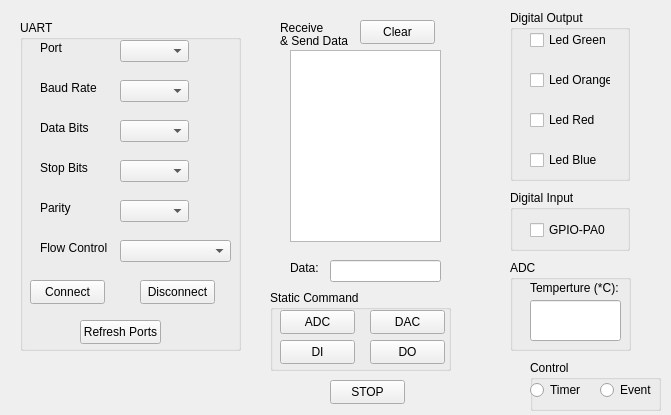
<?xml version="1.0" encoding="UTF-8"?>
<ui version="4.0">
 <class>Widget</class>
 <widget class="QWidget" name="Widget">
  <property name="geometry">
   <rect>
    <x>0</x>
    <y>0</y>
    <width>671</width>
    <height>415</height>
   </rect>
  </property>
  <property name="windowTitle">
   <string>Widget</string>
  </property>
  <widget class="QTextBrowser" name="textBrowser">
   <property name="geometry">
    <rect>
     <x>290</x>
     <y>50</y>
     <width>151</width>
     <height>192</height>
    </rect>
   </property>
  </widget>
  <widget class="QLineEdit" name="lineEdit_2">
   <property name="geometry">
    <rect>
     <x>330</x>
     <y>260</y>
     <width>111</width>
     <height>22</height>
    </rect>
   </property>
  </widget>
  <widget class="QPushButton" name="pushButton_5">
   <property name="geometry">
    <rect>
     <x>360</x>
     <y>20</y>
     <width>75</width>
     <height>24</height>
    </rect>
   </property>
   <property name="text">
    <string>Clear</string>
   </property>
  </widget>
  <widget class="QPushButton" name="pushButton_10">
   <property name="geometry">
    <rect>
     <x>330</x>
     <y>380</y>
     <width>75</width>
     <height>24</height>
    </rect>
   </property>
   <property name="text">
    <string>STOP</string>
   </property>
  </widget>
  <widget class="QGroupBox" name="groupBox">
   <property name="geometry">
    <rect>
     <x>20</x>
     <y>20</y>
     <width>221</width>
     <height>331</height>
    </rect>
   </property>
   <property name="title">
    <string>UART</string>
   </property>
   <widget class="QLabel" name="label">
    <property name="geometry">
     <rect>
      <x>20</x>
      <y>20</y>
      <width>49</width>
      <height>16</height>
     </rect>
    </property>
    <property name="text">
     <string>Port</string>
    </property>
   </widget>
   <widget class="QLabel" name="label_4">
    <property name="geometry">
     <rect>
      <x>20</x>
      <y>140</y>
      <width>49</width>
      <height>16</height>
     </rect>
    </property>
    <property name="text">
     <string>Stop Bits</string>
    </property>
   </widget>
   <widget class="QComboBox" name="comboBox_3">
    <property name="geometry">
     <rect>
      <x>100</x>
      <y>100</y>
      <width>69</width>
      <height>22</height>
     </rect>
    </property>
   </widget>
   <widget class="QLabel" name="label_5">
    <property name="geometry">
     <rect>
      <x>20</x>
      <y>180</y>
      <width>49</width>
      <height>16</height>
     </rect>
    </property>
    <property name="text">
     <string>Parity</string>
    </property>
   </widget>
   <widget class="QComboBox" name="comboBox_2">
    <property name="geometry">
     <rect>
      <x>100</x>
      <y>60</y>
      <width>69</width>
      <height>22</height>
     </rect>
    </property>
   </widget>
   <widget class="QComboBox" name="comboBox_6">
    <property name="geometry">
     <rect>
      <x>100</x>
      <y>220</y>
      <width>111</width>
      <height>22</height>
     </rect>
    </property>
   </widget>
   <widget class="QComboBox" name="comboBox_4">
    <property name="geometry">
     <rect>
      <x>100</x>
      <y>140</y>
      <width>69</width>
      <height>22</height>
     </rect>
    </property>
   </widget>
   <widget class="QLabel" name="label_3">
    <property name="geometry">
     <rect>
      <x>20</x>
      <y>100</y>
      <width>61</width>
      <height>16</height>
     </rect>
    </property>
    <property name="text">
     <string>Data Bits</string>
    </property>
   </widget>
   <widget class="QLabel" name="label_2">
    <property name="geometry">
     <rect>
      <x>20</x>
      <y>60</y>
      <width>61</width>
      <height>16</height>
     </rect>
    </property>
    <property name="text">
     <string>Baud Rate</string>
    </property>
   </widget>
   <widget class="QComboBox" name="comboBox_5">
    <property name="geometry">
     <rect>
      <x>100</x>
      <y>180</y>
      <width>69</width>
      <height>22</height>
     </rect>
    </property>
   </widget>
   <widget class="QComboBox" name="comboBox">
    <property name="geometry">
     <rect>
      <x>100</x>
      <y>20</y>
      <width>69</width>
      <height>22</height>
     </rect>
    </property>
   </widget>
   <widget class="QLabel" name="label_6">
    <property name="geometry">
     <rect>
      <x>20</x>
      <y>220</y>
      <width>81</width>
      <height>16</height>
     </rect>
    </property>
    <property name="text">
     <string>Flow Control</string>
    </property>
   </widget>
   <widget class="QPushButton" name="pushButton_4">
    <property name="geometry">
     <rect>
      <x>60</x>
      <y>300</y>
      <width>81</width>
      <height>24</height>
     </rect>
    </property>
    <property name="text">
     <string>Refresh Ports</string>
    </property>
   </widget>
   <widget class="QPushButton" name="pushButton_3">
    <property name="geometry">
     <rect>
      <x>120</x>
      <y>260</y>
      <width>75</width>
      <height>24</height>
     </rect>
    </property>
    <property name="text">
     <string>Disconnect</string>
    </property>
   </widget>
   <widget class="QPushButton" name="pushButton_2">
    <property name="geometry">
     <rect>
      <x>10</x>
      <y>260</y>
      <width>75</width>
      <height>24</height>
     </rect>
    </property>
    <property name="text">
     <string>Connect</string>
    </property>
   </widget>
  </widget>
  <widget class="QLabel" name="label_14">
   <property name="geometry">
    <rect>
     <x>290</x>
     <y>260</y>
     <width>31</width>
     <height>16</height>
    </rect>
   </property>
   <property name="text">
    <string>Data:</string>
   </property>
  </widget>
  <widget class="QGroupBox" name="groupBox_2">
   <property name="geometry">
    <rect>
     <x>510</x>
     <y>10</y>
     <width>120</width>
     <height>171</height>
    </rect>
   </property>
   <property name="title">
    <string>Digital Output</string>
   </property>
   <widget class="QCheckBox" name="checkBox_Blue">
    <property name="geometry">
     <rect>
      <x>20</x>
      <y>140</y>
      <width>76</width>
      <height>20</height>
     </rect>
    </property>
    <property name="text">
     <string>Led Blue</string>
    </property>
   </widget>
   <widget class="QCheckBox" name="checkBox_Red">
    <property name="geometry">
     <rect>
      <x>20</x>
      <y>100</y>
      <width>76</width>
      <height>20</height>
     </rect>
    </property>
    <property name="text">
     <string>Led Red</string>
    </property>
   </widget>
   <widget class="QCheckBox" name="checkBox_Orange">
    <property name="geometry">
     <rect>
      <x>20</x>
      <y>60</y>
      <width>81</width>
      <height>20</height>
     </rect>
    </property>
    <property name="text">
     <string>Led Orange</string>
    </property>
   </widget>
   <widget class="QCheckBox" name="checkBox_LGreen">
    <property name="geometry">
     <rect>
      <x>20</x>
      <y>20</y>
      <width>76</width>
      <height>20</height>
     </rect>
    </property>
    <property name="text">
     <string>Led Green</string>
    </property>
   </widget>
  </widget>
  <widget class="QGroupBox" name="groupBox_3">
   <property name="geometry">
    <rect>
     <x>510</x>
     <y>260</y>
     <width>121</width>
     <height>91</height>
    </rect>
   </property>
   <property name="title">
    <string>ADC</string>
   </property>
   <widget class="QLabel" name="label_8">
    <property name="geometry">
     <rect>
      <x>20</x>
      <y>20</y>
      <width>91</width>
      <height>16</height>
     </rect>
    </property>
    <property name="text">
     <string>Temperture (*C):</string>
    </property>
   </widget>
   <widget class="QLineEdit" name="lineEdit_3">
    <property name="geometry">
     <rect>
      <x>20</x>
      <y>40</y>
      <width>91</width>
      <height>41</height>
     </rect>
    </property>
    <property name="alignment">
     <set>Qt::AlignCenter</set>
    </property>
   </widget>
  </widget>
  <widget class="QGroupBox" name="groupBox_4">
   <property name="geometry">
    <rect>
     <x>530</x>
     <y>360</y>
     <width>131</width>
     <height>51</height>
    </rect>
   </property>
   <property name="title">
    <string>Control</string>
   </property>
   <widget class="QRadioButton" name="radioButton_Event">
    <property name="geometry">
     <rect>
      <x>70</x>
      <y>20</y>
      <width>51</width>
      <height>20</height>
     </rect>
    </property>
    <property name="text">
     <string>Event</string>
    </property>
   </widget>
   <widget class="QRadioButton" name="radioButton_Timer">
    <property name="geometry">
     <rect>
      <x>0</x>
      <y>20</y>
      <width>51</width>
      <height>20</height>
     </rect>
    </property>
    <property name="text">
     <string>Timer</string>
    </property>
   </widget>
  </widget>
  <widget class="QGroupBox" name="groupBox_5">
   <property name="geometry">
    <rect>
     <x>510</x>
     <y>190</y>
     <width>120</width>
     <height>61</height>
    </rect>
   </property>
   <property name="title">
    <string>Digital Input</string>
   </property>
   <widget class="QCheckBox" name="checkBox">
    <property name="geometry">
     <rect>
      <x>20</x>
      <y>30</y>
      <width>76</width>
      <height>20</height>
     </rect>
    </property>
    <property name="text">
     <string>GPIO-PA0</string>
    </property>
   </widget>
  </widget>
  <widget class="QLabel" name="label_15">
   <property name="geometry">
    <rect>
     <x>280</x>
     <y>20</y>
     <width>71</width>
     <height>41</height>
    </rect>
   </property>
   <property name="text">
    <string>&amp; Send Data</string>
   </property>
  </widget>
  <widget class="QLabel" name="label_16">
   <property name="geometry">
    <rect>
     <x>280</x>
     <y>20</y>
     <width>49</width>
     <height>16</height>
    </rect>
   </property>
   <property name="text">
    <string>Receive </string>
   </property>
  </widget>
  <widget class="QGroupBox" name="groupBox_6">
   <property name="geometry">
    <rect>
     <x>270</x>
     <y>290</y>
     <width>181</width>
     <height>81</height>
    </rect>
   </property>
   <property name="title">
    <string>Static Command</string>
   </property>
   <widget class="QPushButton" name="pushButton_9">
    <property name="geometry">
     <rect>
      <x>100</x>
      <y>50</y>
      <width>75</width>
      <height>24</height>
     </rect>
    </property>
    <property name="text">
     <string>DO</string>
    </property>
   </widget>
   <widget class="QPushButton" name="pushButton_7">
    <property name="geometry">
     <rect>
      <x>100</x>
      <y>20</y>
      <width>75</width>
      <height>24</height>
     </rect>
    </property>
    <property name="text">
     <string>DAC</string>
    </property>
   </widget>
   <widget class="QPushButton" name="pushButton_6">
    <property name="geometry">
     <rect>
      <x>10</x>
      <y>20</y>
      <width>75</width>
      <height>24</height>
     </rect>
    </property>
    <property name="text">
     <string>ADC</string>
    </property>
   </widget>
   <widget class="QPushButton" name="pushButton_8">
    <property name="geometry">
     <rect>
      <x>10</x>
      <y>50</y>
      <width>75</width>
      <height>24</height>
     </rect>
    </property>
    <property name="text">
     <string>DI</string>
    </property>
   </widget>
  </widget>
 </widget>
 <resources/>
 <connections/>
</ui>
